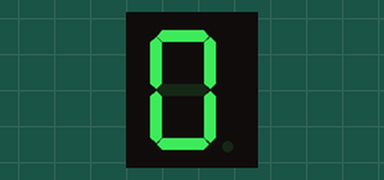
A sketch run on a simulated Arduino Uno, built with avr-gcc and run on an emulated ATmega328P. On the bench: 1-digit seven-segment display. Wiring (inferred from the names in the program): 1-digit 7-segment display, segments lit when LOW: segments pin 2, pin 3, pin 4, pin 5, pin 6, pin 7, pin 8. The segment pins are drawn as the display they are named for.

Above: at 0.1 s.
At 1.1 s:
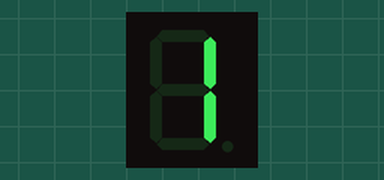
At 2.1 s:
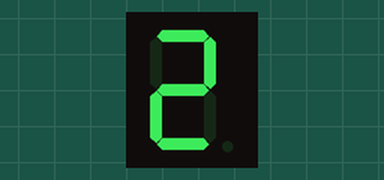
At 4.1 s:
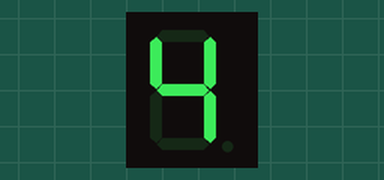
At 6.1 s:
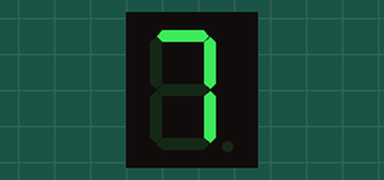
At 8.1 s:
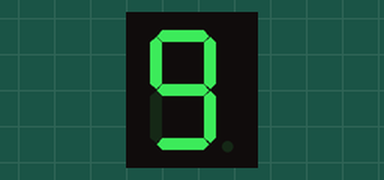

Measured:
- by itself, everything shown: repeats every 9.0 s, in 9 steps
- what the display in image 1 shows lasts 1.0 s, from 1.0 s to 2.0 s

The sketch:

EXAM.ino
```cpp
int A = 2;
int B = 3;
int C = 4;
int D = 5;
int E = 6;
int F = 7;
int G = 8;

int state;

#define ON LOW
#define OFF HIGH

void setup()
  {
    pinMode (A,OUTPUT);
    pinMode (B,OUTPUT);
    pinMode (C,OUTPUT);
    pinMode (D,OUTPUT);
    pinMode (E,OUTPUT);
    pinMode (F,OUTPUT);
    pinMode (G,OUTPUT);
    Serial.begin(9600);

  }


void loop() {

  digitalWrite(A,OFF);
  digitalWrite(B,OFF);
  digitalWrite(C,OFF);
  digitalWrite(D,OFF);
  digitalWrite(E,OFF);
  digitalWrite(F,OFF);
  digitalWrite(G,OFF);
  if(state = 1){
    digitalWrite(A,ON);
    digitalWrite(B,ON);
    digitalWrite(C,ON);
    digitalWrite(D,ON);
    digitalWrite(E,ON);
    digitalWrite(F,ON);
    digitalWrite(G,OFF);
    delay(1000);

     digitalWrite(A,OFF);
    digitalWrite(B,ON);
    digitalWrite(C,ON);
    digitalWrite(D,OFF);
    digitalWrite(E,OFF);
    digitalWrite(F,OFF);
    digitalWrite(G,OFF);
    delay(1000);

     digitalWrite(A,ON);
    digitalWrite(B,ON);
    digitalWrite(C,OFF);
    digitalWrite(D,ON);
    digitalWrite(E,ON);
    digitalWrite(F,OFF);
    digitalWrite(G,ON);
    delay(1000);

     digitalWrite(A,ON);
    digitalWrite(B,ON);
    digitalWrite(C,ON);
    digitalWrite(D,ON);
    digitalWrite(E,OFF);
    digitalWrite(F,OFF);
    digitalWrite(G,ON);
    delay(1000);

     digitalWrite(A,OFF);
    digitalWrite(B,ON);
    digitalWrite(C,ON);
    digitalWrite(D,OFF);
    digitalWrite(E,OFF);
    digitalWrite(F,ON);
    digitalWrite(G,ON);
    delay(1000);

     digitalWrite(A,ON);
    digitalWrite(B,OFF);
    digitalWrite(C,ON);
    digitalWrite(D,ON);
    digitalWrite(E,ON);
    digitalWrite(F,ON);
    digitalWrite(G,ON);
    delay(1000);

     digitalWrite(A,ON);
    digitalWrite(B,ON);
    digitalWrite(C,ON);
    digitalWrite(D,OFF);
    digitalWrite(E,OFF);
    digitalWrite(F,OFF);
    digitalWrite(G,OFF);
    delay(1000);

     digitalWrite(A,ON);
    digitalWrite(B,ON);
    digitalWrite(C,ON);
    digitalWrite(D,ON);
    digitalWrite(E,ON);
    digitalWrite(F,ON);
    digitalWrite(G,ON);
    delay(1000);

     digitalWrite(A,ON);
    digitalWrite(B,ON);
    digitalWrite(C,ON);
    digitalWrite(D,ON);
    digitalWrite(E,OFF);
    digitalWrite(F,ON);
    digitalWrite(G,ON);
    delay(1000);
  }


    if(state = 0){

      digitalWrite(A,ON);
    digitalWrite(B,ON);
    digitalWrite(C,ON);
    digitalWrite(D,ON);
    digitalWrite(E,OFF);
    digitalWrite(F,ON);
    digitalWrite(G,ON);
    delay(1000);

     digitalWrite(A,ON);
    digitalWrite(B,ON);
    digitalWrite(C,ON);
    digitalWrite(D,ON);
    digitalWrite(E,ON);
    digitalWrite(F,ON);
    digitalWrite(G,ON);
    delay(1000);

    digitalWrite(A,ON);
    digitalWrite(B,ON);
    digitalWrite(C,ON);
    digitalWrite(D,OFF);
    digitalWrite(E,OFF);
    digitalWrite(F,OFF);
    digitalWrite(G,OFF);
    delay(1000);

     digitalWrite(A,ON);
    digitalWrite(B,OFF);
    digitalWrite(C,ON);
    digitalWrite(D,ON);
    digitalWrite(E,ON);
    digitalWrite(F,ON);
    digitalWrite(G,ON);
    delay(1000);

    digitalWrite(A,ON);
    digitalWrite(B,OFF);
    digitalWrite(C,ON);
    digitalWrite(D,ON);
    digitalWrite(E,OFF);
    digitalWrite(F,ON);
    digitalWrite(G,ON);
    delay(1000);

     digitalWrite(A,OFF);
    digitalWrite(B,ON);
    digitalWrite(C,ON);
    digitalWrite(D,OFF);
    digitalWrite(E,OFF);
    digitalWrite(F,ON);
    digitalWrite(G,ON);
    delay(1000);

    digitalWrite(A,OFF);
    digitalWrite(B,ON);
    digitalWrite(C,ON);
    digitalWrite(D,OFF);
    digitalWrite(E,OFF);
    digitalWrite(F,ON);
    digitalWrite(G,ON);
    delay(1000);

    digitalWrite(A,ON);
    digitalWrite(B,ON);
    digitalWrite(C,ON);
    digitalWrite(D,ON);
    digitalWrite(E,OFF);
    digitalWrite(F,OFF);
    digitalWrite(G,ON);
    delay(1000);

    digitalWrite(A,ON);
    digitalWrite(B,ON);
    digitalWrite(C,ON);
    digitalWrite(D,ON);
    digitalWrite(E,OFF);
    digitalWrite(F,OFF);
    digitalWrite(G,ON);
    delay(1000);


    digitalWrite(A,OFF);
    digitalWrite(B,ON);
    digitalWrite(C,ON);
    digitalWrite(D,ON);
    digitalWrite(E,OFF);
    digitalWrite(F,OFF);
    digitalWrite(G,OFF);
    delay(1000);

    digitalWrite(A,ON);
    digitalWrite(B,ON);
    digitalWrite(C,ON);
    digitalWrite(D,ON);
    digitalWrite(E,ON);
    digitalWrite(F,ON);
    digitalWrite(G,OFF);
    delay(1000);


    }


  }
```
